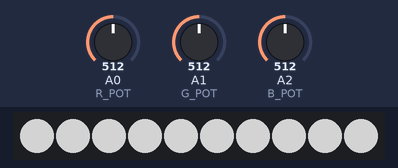
Bench run of a sketch on a simulated Arduino Uno, built with avr-gcc and run on an emulated ATmega328P. Shown: 10 RGB LEDs in strip order, left to right. The inputs (shaded band) are chosen by the test bench; at power-on: A0 (R_POT) = 512, A1 (G_POT) = 512, A2 (B_POT) = 512. Dim RGB values are drawn brighter than linear; what the sketch prints to the serial monitor is not drawn.

Above: at 1.2 s.
1.3 s: A0 (R_POT) set to 716
2.8 s: A1 (G_POT) set to 716
4.3 s: A2 (B_POT) set to 306
At 4.8 s:
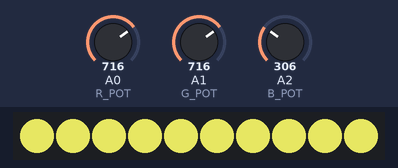
Timing chart, 0 to 4.5 s (numbered marks = the images above; inputs shaded):
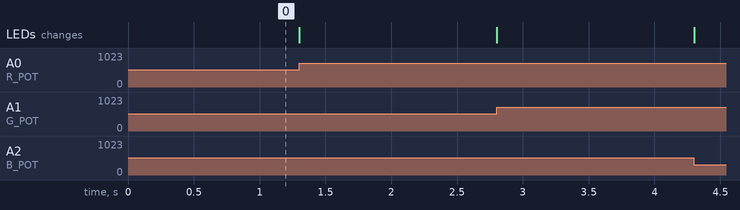

The sketch:

testColor.ino
```cpp
// (licence header left out)
#include "Adafruit_NeoPixel.h"

#define NUM_LEDS 10
#define LED_PIN  8
#define COLOR_ORDER NEO_GRB
#define DATA_RATE   NEO_KHZ800

#define R_POT A0
#define G_POT A1
#define B_POT A2

Adafruit_NeoPixel strip(NUM_LEDS, LED_PIN, COLOR_ORDER + DATA_RATE);;

void setup()
{
    Serial.begin(115200);

    strip.begin();
}

void loop()
{
    uint8_t r = map(analogRead(R_POT), 0, 1023, 0, 255);
    uint8_t g = map(analogRead(G_POT), 0, 1023, 0, 255);
    uint8_t b = map(analogRead(B_POT), 0, 1023, 0, 255);

    String str = "(" + String(r) + ", " + String(g) + ", " + String(b) + ")\n";
    Serial.print(str);

    for (uint8_t i = 0; i < NUM_LEDS; ++i)
    {
        strip.setPixelColor(i, strip.Color(r, g, b));
    }
    strip.show();
    // delay(50);
}
```
